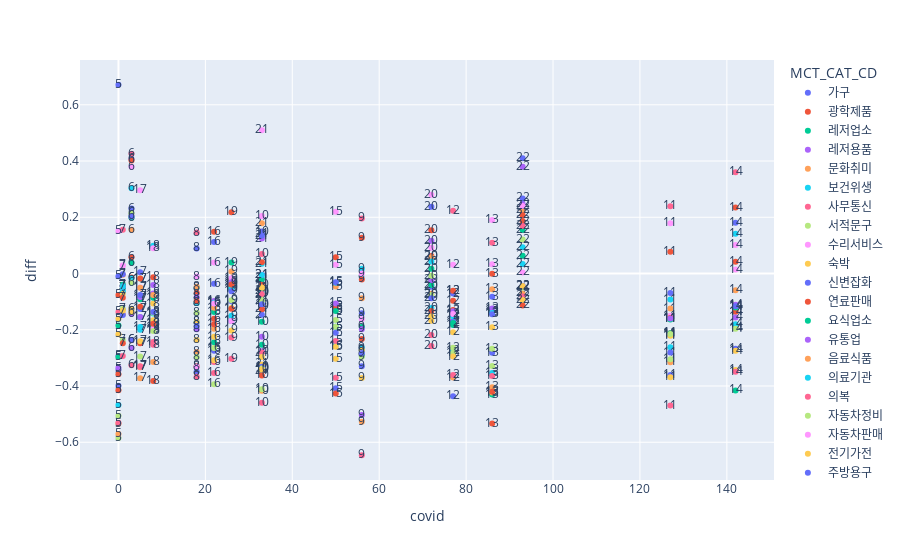

Write notebook code for a chart like this one.
### Code cell
fig = px.scatter(merge_data, x="covid", text="week", y="diff", color='MCT_CAT_CD')
fig.show()

### Figure 1 — Plotly figure (JSON) as saved in the notebook; plotly's stock layout.template omitted (floating-point values rounded to 4 significant figures)
{"data": [{"hovertemplate": "MCT_CAT_CD=가구<br>covid=%{x}<br>diff=%{y}<br>week=%{text}<extra></extra>", "legendgroup": "가구", "marker": {"color": "#636efa", "symbol": "circle"}, "mode": "markers+text", "name": "가구", "orientation": "v", "showlegend": true, "text": [5, 6, 7, 8, 9, 10, 11, 12, 13, 14, 15, 16, 17, 18, 19, 20, 21, 22], "type": "scatter", "x": [0, 3, 1, 18, 56, 33, 127, 77, 86, 142, 50, 22, 5, 8, 26, 72, 33, 93], "xaxis": "x", "y": [0.6713, 0.231, -0.06538, -0.3487, -0.1413, 0.1492, -0.06888, -0.4366, -0.08274, 0.1803, -0.4082, 0.112, 0.004391, -0.2001, -0.1692, 0.237, 0.1397, 0.4098], "yaxis": "y"}, {"hovertemplate": "MCT_CAT_CD=광학제품<br>covid=%{x}<br>diff=%{y}<br>week=%{text}<extra></extra>", "legendgroup": "광학제품", "marker": {"color": "#EF553B", "symbol": "circle"}, "mode": "markers+text", "name": "광학제품", "orientation": "v", "showlegend": true, "text": [5, 6, 7, 8, 9, 10, 11, 12, 13, 14, 15, 16, 17, 18, 19, 20, 21, 22], "type": "scatter", "x": [0, 3, 1, 18, 56, 33, 127, 77, 86, 142, 50, 22, 5, 8, 26, 72, 33, 93], "xaxis": "x", "y": [-0.07604, -0.01423, -0.04461, -0.3301, -0.2331, -0.03986, -0.2122, -0.1295, -0.5337, 0.2344, 0.05824, 0.1485, -0.2478, -0.382, 0.2179, 0.06237, -0.346, -0.1136], "yaxis": "y"}, {"hovertemplate": "MCT_CAT_CD=레저업소<br>covid=%{x}<br>diff=%{y}<br>week=%{text}<extra></extra>", "legendgroup": "레저업소", "marker": {"color": "#00cc96", "symbol": "circle"}, "mode": "markers+text", "name": "레저업소", "orientation": "v", "showlegend": true, "text": [5, 6, 7, 8, 9, 10, 11, 12, 13, 14, 15, 16, 17, 18, 19, 20, 21, 22], "type": "scatter", "x": [0, 3, 1, 18, 56, 33, 127, 77, 86, 142, 50, 22, 5, 8, 26, 72, 33, 93], "xaxis": "x", "y": [-0.185, 0.1982, -0.05238, -0.04982, -0.292, -0.2535, -0.2122, -0.1834, -0.4303, -0.4156, -0.1893, -0.2447, -0.1558, -0.1903, 0.03915, 0.01687, -0.06375, 0.06297], "yaxis": "y"}, {"hovertemplate": "MCT_CAT_CD=레저용품<br>covid=%{x}<br>diff=%{y}<br>week=%{text}<extra></extra>", "legendgroup": "레저용품", "marker": {"color": "#ab63fa", "symbol": "circle"}, "mode": "markers+text", "name": "레저용품", "orientation": "v", "showlegend": true, "text": [5, 6, 7, 8, 9, 10, 11, 12, 13, 14, 15, 16, 17, 18, 19, 20, 21, 22], "type": "scatter", "x": [0, 3, 1, 18, 56, 33, 127, 77, 86, 142, 50, 22, 5, 8, 26, 72, 33, 93], "xaxis": "x", "y": [-0.2936, -0.2648, -0.04303, -0.1981, -0.5032, -0.2764, -0.2171, -0.1463, -0.1359, -0.1114, -0.1271, -0.1018, -0.155, -0.07076, -0.03591, 0.1167, 0.1246, 0.3799], "yaxis": "y"}, {"hovertemplate": "MCT_CAT_CD=문화취미<br>covid=%{x}<br>diff=%{y}<br>week=%{text}<extra></extra>", "legendgroup": "문화취미", "marker": {"color": "#FFA15A", "symbol": "circle"}, "mode": "markers+text", "name": "문화취미", "orientation": "v", "showlegend": true, "text": [5, 6, 7, 8, 9, 10, 11, 12, 13, 14, 15, 16, 17, 18, 19, 20, 21, 22], "type": "scatter", "x": [0, 3, 1, 18, 56, 33, 127, 77, 86, 142, 50, 22, 5, 8, 26, 72, 33, 93], "xaxis": "x", "y": [-0.5338, -0.2372, -0.1452, -0.279, -0.5274, -0.417, -0.3156, -0.3698, -0.404, -0.1929, -0.1316, -0.1961, -0.372, -0.3146, -0.02166, -0.07228, -0.04916, -0.07089], "yaxis": "y"}, {"hovertemplate": "MCT_CAT_CD=보건위생<br>covid=%{x}<br>diff=%{y}<br>week=%{text}<extra></extra>", "legendgroup": "보건위생", "marker": {"color": "#19d3f3", "symbol": "circle"}, "mode": "markers+text", "name": "보건위생", "orientation": "v", "showlegend": true, "text": [5, 6, 7, 8, 9, 10, 11, 12, 13, 14, 15, 16, 17, 18, 19, 20, 21, 22], "type": "scatter", "x": [0, 3, 1, 18, 56, 33, 127, 77, 86, 142, 50, 22, 5, 8, 26, 72, 33, 93], "xaxis": "x", "y": [-0.3421, -0.01766, -0.06287, -0.1728, -0.2643, -0.3418, -0.2622, -0.2767, -0.3541, -0.1805, -0.258, -0.2697, -0.2, -0.1422, -0.1504, -0.1229, 0.03505, 0.0936], "yaxis": "y"}, {"hovertemplate": "MCT_CAT_CD=사무통신<br>covid=%{x}<br>diff=%{y}<br>week=%{text}<extra></extra>", "legendgroup": "사무통신", "marker": {"color": "#FF6692", "symbol": "circle"}, "mode": "markers+text", "name": "사무통신", "orientation": "v", "showlegend": true, "text": [5, 6, 7, 8, 9, 10, 11, 12, 13, 14, 15, 16, 17, 18, 19, 20, 21, 22], "type": "scatter", "x": [0, 3, 1, 18, 56, 33, 127, 77, 86, 142, 50, 22, 5, 8, 26, 72, 33, 93], "xaxis": "x", "y": [-0.1365, 0.4262, 0.1561, 0.1458, 0.1957, 0.06952, 0.2392, 0.223, 0.1094, 0.36, -0.2402, -0.3143, -0.3335, -0.2432, -0.3034, -0.258, -0.2808, -0.08116], "yaxis": "y"}, {"hovertemplate": "MCT_CAT_CD=서적문구<br>covid=%{x}<br>diff=%{y}<br>week=%{text}<extra></extra>", "legendgroup": "서적문구", "marker": {"color": "#B6E880", "symbol": "circle"}, "mode": "markers+text", "name": "서적문구", "orientation": "v", "showlegend": true, "text": [5, 6, 7, 8, 9, 10, 11, 12, 13, 14, 15, 16, 17, 18, 19, 20, 21, 22], "type": "scatter", "x": [0, 3, 1, 18, 56, 33, 127, 77, 86, 142, 50, 22, 5, 8, 26, 72, 33, 93], "xaxis": "x", "y": [-0.5847, 0.2145, -0.1252, -0.1391, -0.2743, -0.4118, -0.3052, -0.2644, -0.3289, -0.1353, -0.1889, -0.3939, -0.0178, -0.1392, -0.04535, -0.07631, -0.0765, -0.04926], "yaxis": "y"}, {"hovertemplate": "MCT_CAT_CD=수리서비스<br>covid=%{x}<br>diff=%{y}<br>week=%{text}<extra></extra>", "legendgroup": "수리서비스", "marker": {"color": "#FF97FF", "symbol": "circle"}, "mode": "markers+text", "name": "수리서비스", "orientation": "v", "showlegend": true, "text": [5, 6, 7, 8, 9, 10, 11, 12, 13, 14, 15, 16, 17, 18, 19, 20, 21, 22], "type": "scatter", "x": [0, 3, 1, 18, 56, 33, 127, 77, 86, 142, 50, 22, 5, 8, 26, 72, 33, 93], "xaxis": "x", "y": [-0.3434, 0.4071, 0.02887, -0.01078, -0.163, -0.1159, -0.1506, 0.03144, 0.1905, 0.01405, 0.03136, 0.03882, -0.04936, -0.1963, -0.0171, 0.2805, -0.01497, 0.003849], "yaxis": "y"}, {"hovertemplate": "MCT_CAT_CD=숙박<br>covid=%{x}<br>diff=%{y}<br>week=%{text}<extra></extra>", "legendgroup": "숙박", "marker": {"color": "#FECB52", "symbol": "circle"}, "mode": "markers+text", "name": "숙박", "orientation": "v", "showlegend": true, "text": [5, 6, 7, 8, 9, 10, 11, 12, 13, 14, 15, 16, 17, 18, 19, 20, 21, 22], "type": "scatter", "x": [0, 3, 1, 18, 56, 33, 127, 77, 86, 142, 50, 22, 5, 8, 26, 72, 33, 93], "xaxis": "x", "y": [-0.1606, -0.1253, -0.07321, -0.1722, -0.2719, -0.2972, -0.2211, -0.2092, -0.4235, -0.3429, -0.2603, -0.2247, -0.3302, -0.1067, -0.1228, -0.168, -0.3234, -0.09436], "yaxis": "y"}, {"hovertemplate": "MCT_CAT_CD=신변잡화<br>covid=%{x}<br>diff=%{y}<br>week=%{text}<extra></extra>", "legendgroup": "신변잡화", "marker": {"color": "#636efa", "symbol": "circle"}, "mode": "markers+text", "name": "신변잡화", "orientation": "v", "showlegend": true, "text": [5, 6, 7, 8, 9, 10, 11, 12, 13, 14, 15, 16, 17, 18, 19, 20, 21, 22], "type": "scatter", "x": [0, 3, 1, 18, 56, 33, 127, 77, 86, 142, 50, 22, 5, 8, 26, 72, 33, 93], "xaxis": "x", "y": [-0.3989, -0.2365, -0.1475, -0.1865, -0.3299, -0.3315, -0.361, -0.1702, -0.2816, -0.2673, -0.2109, -0.2749, -0.1259, -0.1761, -0.09818, -0.0466, -0.1463, -0.04333], "yaxis": "y"}, {"hovertemplate": "MCT_CAT_CD=연료판매<br>covid=%{x}<br>diff=%{y}<br>week=%{text}<extra></extra>", "legendgroup": "연료판매", "marker": {"color": "#EF553B", "symbol": "circle"}, "mode": "markers+text", "name": "연료판매", "orientation": "v", "showlegend": true, "text": [5, 6, 7, 8, 9, 10, 11, 12, 13, 14, 15, 16, 17, 18, 19, 20, 21, 22], "type": "scatter", "x": [0, 3, 1, 18, 56, 33, 127, 77, 86, 142, 50, 22, 5, 8, 26, 72, 33, 93], "xaxis": "x", "y": [-0.3582, 0.05747, -0.08641, -0.06933, -0.02107, -0.06384, -0.1584, -0.09695, -0.0004387, -0.136, -0.1177, -0.1608, -0.1184, -0.01349, -0.1252, -0.1329, -0.1267, 0.187], "yaxis": "y"}, {"hovertemplate": "MCT_CAT_CD=요식업소<br>covid=%{x}<br>diff=%{y}<br>week=%{text}<extra></extra>", "legendgroup": "요식업소", "marker": {"color": "#00cc96", "symbol": "circle"}, "mode": "markers+text", "name": "요식업소", "orientation": "v", "showlegend": true, "text": [5, 6, 7, 8, 9, 10, 11, 12, 13, 14, 15, 16, 17, 18, 19, 20, 21, 22], "type": "scatter", "x": [0, 3, 1, 18, 56, 33, 127, 77, 86, 142, 50, 22, 5, 8, 26, 72, 33, 93], "xaxis": "x", "y": [-0.296, 0.03823, -0.0401, -0.1037, -0.1903, -0.1712, -0.1634, -0.1764, -0.1286, -0.1207, -0.1335, -0.1366, -0.09154, -0.08592, -0.05668, -0.04076, -0.0194, 0.1547], "yaxis": "y"}, {"hovertemplate": "MCT_CAT_CD=유통업<br>covid=%{x}<br>diff=%{y}<br>week=%{text}<extra></extra>", "legendgroup": "유통업", "marker": {"color": "#ab63fa", "symbol": "circle"}, "mode": "markers+text", "name": "유통업", "orientation": "v", "showlegend": true, "text": [5, 6, 7, 8, 9, 10, 11, 12, 13, 14, 15, 16, 17, 18, 19, 20, 21, 22], "type": "scatter", "x": [0, 3, 1, 18, 56, 33, 127, 77, 86, 142, 50, 22, 5, 8, 26, 72, 33, 93], "xaxis": "x", "y": [-0.3348, -0.1434, -0.04602, -0.08471, -0.1981, -0.2248, -0.1603, -0.1342, -0.1241, -0.156, -0.1063, -0.09791, -0.08366, -0.04082, -0.03081, -0.02326, -0.004391, 0.2473], "yaxis": "y"}, {"hovertemplate": "MCT_CAT_CD=음료식품<br>covid=%{x}<br>diff=%{y}<br>week=%{text}<extra></extra>", "legendgroup": "음료식품", "marker": {"color": "#FFA15A", "symbol": "circle"}, "mode": "markers+text", "name": "음료식품", "orientation": "v", "showlegend": true, "text": [5, 6, 7, 8, 9, 10, 11, 12, 13, 14, 15, 16, 17, 18, 19, 20, 21, 22], "type": "scatter", "x": [0, 3, 1, 18, 56, 33, 127, 77, 86, 142, 50, 22, 5, 8, 26, 72, 33, 93], "xaxis": "x", "y": [-0.5706, 0.1557, -0.004514, -0.04739, -0.08752, -0.06867, -0.1246, -0.06368, -0.05616, -0.05978, -0.04614, -0.1216, -0.05064, -0.07648, 0.007502, 0.05815, 0.179, 0.2248], "yaxis": "y"}, {"hovertemplate": "MCT_CAT_CD=의료기관<br>covid=%{x}<br>diff=%{y}<br>week=%{text}<extra></extra>", "legendgroup": "의료기관", "marker": {"color": "#19d3f3", "symbol": "circle"}, "mode": "markers+text", "name": "의료기관", "orientation": "v", "showlegend": true, "text": [5, 6, 7, 8, 9, 10, 11, 12, 13, 14, 15, 16, 17, 18, 19, 20, 21, 22], "type": "scatter", "x": [0, 3, 1, 18, 56, 33, 127, 77, 86, 142, 50, 22, 5, 8, 26, 72, 33, 93], "xaxis": "x", "y": [-0.4678, 0.3036, -0.04574, -0.1052, 0.01732, -0.06821, -0.09246, -0.1518, -0.1404, 0.1418, -0.0327, -0.104, -0.1898, 0.09894, -0.05193, 0.04245, -0.005442, 0.03408], "yaxis": "y"}, {"hovertemplate": "MCT_CAT_CD=의복<br>covid=%{x}<br>diff=%{y}<br>week=%{text}<extra></extra>", "legendgroup": "의복", "marker": {"color": "#FF6692", "symbol": "circle"}, "mode": "markers+text", "name": "의복", "orientation": "v", "showlegend": true, "text": [5, 6, 7, 8, 9, 10, 11, 12, 13, 14, 15, 16, 17, 18, 19, 20, 21, 22], "type": "scatter", "x": [0, 3, 1, 18, 56, 33, 127, 77, 86, 142, 50, 22, 5, 8, 26, 72, 33, 93], "xaxis": "x", "y": [-0.5305, -0.3266, -0.2936, -0.3674, -0.6462, -0.4599, -0.4696, -0.3605, -0.3647, -0.3497, -0.3708, -0.3542, -0.3297, -0.2536, -0.2279, -0.2184, -0.07264, 0.1688], "yaxis": "y"}, {"hovertemplate": "MCT_CAT_CD=자동차정비<br>covid=%{x}<br>diff=%{y}<br>week=%{text}<extra></extra>", "legendgroup": "자동차정비", "marker": {"color": "#B6E880", "symbol": "circle"}, "mode": "markers+text", "name": "자동차정비", "orientation": "v", "showlegend": true, "text": [5, 6, 7, 8, 9, 10, 11, 12, 13, 14, 15, 16, 17, 18, 19, 20, 21, 22], "type": "scatter", "x": [0, 3, 1, 18, 56, 33, 127, 77, 86, 142, 50, 22, 5, 8, 26, 72, 33, 93], "xaxis": "x", "y": [-0.5058, -0.03284, -0.2364, -0.2964, -0.2959, -0.3373, -0.2148, -0.2823, -0.2677, -0.1964, -0.165, -0.2648, -0.2952, -0.2048, -0.09506, -0.008185, -0.09684, 0.1209], "yaxis": "y"}, {"hovertemplate": "MCT_CAT_CD=자동차판매<br>covid=%{x}<br>diff=%{y}<br>week=%{text}<extra></extra>", "legendgroup": "자동차판매", "marker": {"color": "#FF97FF", "symbol": "circle"}, "mode": "markers+text", "name": "자동차판매", "orientation": "v", "showlegend": true, "text": [5, 6, 7, 8, 9, 10, 11, 12, 13, 14, 15, 16, 17, 18, 19, 20, 21, 22], "type": "scatter", "x": [0, 3, 1, 18, 56, 33, 127, 77, 86, 142, 50, 22, 5, 8, 26, 72, 33, 93], "xaxis": "x", "y": [0.151, 0.3801, 0.02806, -0.3312, -0.0001295, 0.2044, 0.1789, -0.1437, 0.03317, 0.1019, 0.2194, -0.1065, 0.2965, 0.08996, -0.1684, 0.09154, 0.5099, 0.2404], "yaxis": "y"}, {"hovertemplate": "MCT_CAT_CD=전기가전<br>covid=%{x}<br>diff=%{y}<br>week=%{text}<extra></extra>", "legendgroup": "전기가전", "marker": {"color": "#FECB52", "symbol": "circle"}, "mode": "markers+text", "name": "전기가전", "orientation": "v", "showlegend": true, "text": [5, 6, 7, 8, 9, 10, 11, 12, 13, 14, 15, 16, 17, 18, 19, 20, 21, 22], "type": "scatter", "x": [0, 3, 1, 18, 56, 33, 127, 77, 86, 142, 50, 22, 5, 8, 26, 72, 33, 93], "xaxis": "x", "y": [-0.2156, -0.1365, -0.1317, -0.2362, -0.3713, -0.341, -0.3688, -0.2951, -0.1912, -0.2747, -0.3032, -0.3084, -0.2405, -0.1664, -0.2024, -0.1528, -0.05083, -0.0447], "yaxis": "y"}, {"hovertemplate": "MCT_CAT_CD=주방용구<br>covid=%{x}<br>diff=%{y}<br>week=%{text}<extra></extra>", "legendgroup": "주방용구", "marker": {"color": "#636efa", "symbol": "circle"}, "mode": "markers+text", "name": "주방용구", "orientation": "v", "showlegend": true, "text": [5, 6, 7, 8, 9, 10, 11, 12, 13, 14, 15, 16, 17, 18, 19, 20, 21, 22], "type": "scatter", "x": [0, 3, 1, 18, 56, 33, 127, 77, 86, 142, 50, 22, 5, 8, 26, 72, 33, 93], "xaxis": "x", "y": [-0.009458, 0.2029, -0.002531, 0.08929, -0.2823, -0.1089, -0.2811, -0.07105, -0.1449, -0.1163, -0.03067, -0.03656, -0.07674, -0.1364, -0.06342, -0.08762, 0.1339, 0.2669], "yaxis": "y"}, {"hovertemplate": "MCT_CAT_CD=직물<br>covid=%{x}<br>diff=%{y}<br>week=%{text}<extra></extra>", "legendgroup": "직물", "marker": {"color": "#EF553B", "symbol": "circle"}, "mode": "markers+text", "name": "직물", "orientation": "v", "showlegend": true, "text": [5, 6, 7, 8, 9, 10, 11, 12, 13, 14, 15, 16, 17, 18, 19, 20, 21, 22], "type": "scatter", "x": [0, 3, 1, 18, 56, 33, 127, 77, 86, 142, 50, 22, 5, 8, 26, 72, 33, 93], "xaxis": "x", "y": [-0.4149, 0.4022, -0.2483, -0.09878, 0.1269, -0.3626, 0.07744, -0.06152, -0.42, 0.04192, -0.4267, -0.18, -0.01768, -0.179, -0.03866, 0.1537, 0.03978, 0.2076], "yaxis": "y"}], "layout": {"legend": {"title": {"text": "MCT_CAT_CD"}, "tracegroupgap": 0}, "margin": {"t": 60}, "xaxis": {"anchor": "y", "domain": [0, 1], "title": {"text": "covid"}}, "yaxis": {"anchor": "x", "domain": [0, 1], "title": {"text": "diff"}}}}
